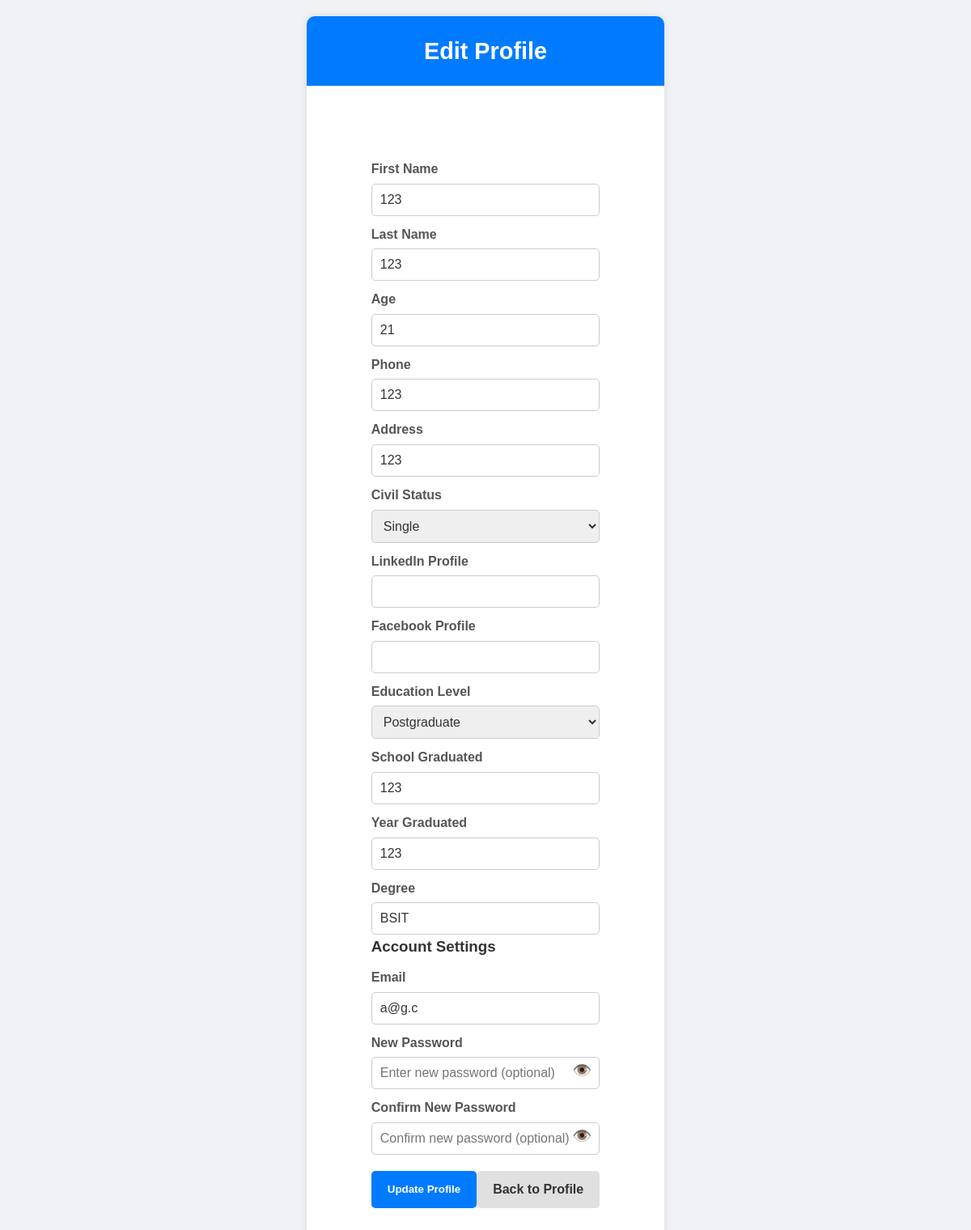
The app's page /applicant/edit_profile.php (signed in) with its own data.
### tables this page shows
CREATE TABLE `profiles` (
  `profile_id` int(11) NOT NULL,
  `user_id` int(11) NOT NULL,
  `fname` varchar(100) NOT NULL,
  `lname` varchar(100) NOT NULL,
  `age` int(11) DEFAULT NULL,
  `phone` varchar(45) DEFAULT NULL,
  `address` varchar(255) DEFAULT NULL,
  `civil_status` varchar(45) DEFAULT NULL,
  `linkedin_link` varchar(255) DEFAULT NULL,
  `facebook_link` varchar(255) DEFAULT NULL,
  `referral_code` varchar(100) DEFAULT NULL,
  `education_level` enum('PRIMARY','SECONDARY','TERTIARY','POSTGRADUATE') DEFAULT NULL,
  `school_graduated` varchar(255) DEFAULT NULL,
  `year_graduated` varchar(4) DEFAULT NULL,
  `degree` varchar(255) DEFAULT NULL
);

CREATE TABLE `users` (
  `user_id` int(11) NOT NULL,
  `email` varchar(100) NOT NULL,
  `password` varchar(255) NOT NULL,
  `role` enum('APPLICANT','RECRUITER','USER_ADMIN') NOT NULL,
  `last_login` datetime DEFAULT NULL,
  `registration_date` datetime NOT NULL DEFAULT current_timestamp(),
  `status` enum('ACTIVE','INACTIVE','BANNED') DEFAULT 'ACTIVE'
);

### applicant/edit_profile.php (the view, shortened to what this page needs)
<?php
include '../db.php';
$user_id = $_SESSION['user_id'];
$profile_sql = "SELECT * FROM profiles WHERE user_id = ?";
$profile_stmt = $conn->prepare($profile_sql);
$profile_stmt->bind_param("i", $user_id);
$profile_stmt->execute();
$profile_result = $profile_stmt->get_result();
$profile = $profile_result->fetch_assoc();
$user_sql = "SELECT email FROM users WHERE user_id = ?";
$user_stmt = $conn->prepare($user_sql);
$user_stmt->bind_param("i", $user_id);
$user_stmt->execute();
$user_result = $user_stmt->get_result();
$user = $user_result->fetch_assoc();
?>
<!DOCTYPE html>
<html lang="en">
<head>
</head>
<body>
    <div class="profile-container">
        <div class="profile-header">
            <h2>Edit Profile</h2>
        </div>
        <form action="edit_profile.php" method="POST">
            <label for="fname">First Name</label>
            <input type="text" id="fname" name="fname" value="<?php echo htmlspecialchars($profile['fname']); ?>" required>
            <label for="lname">Last Name</label>
            <input type="text" id="lname" name="lname" value="<?php echo htmlspecialchars($profile['lname']); ?>" required>
            <label for="age">Age</label>
            <input type="text" id="age" name="age" value="<?php echo htmlspecialchars($profile['age']); ?>" required>
            <label for="phone">Phone</label>
            <input type="text" id="phone" name="phone" value="<?php echo htmlspecialchars($profile['phone']); ?>" required>
            <label for="address">Address</label>
            <input type="text" id="address" name="address" value="<?php echo htmlspecialchars($profile['address']); ?>" required>
            <label for="civil_status">Civil Status</label>
            <select id="civil_status" name="civil_status" required>
                <option value="Single" <?php echo ($profile['civil_status'] == 'Single') ? 'selected' : ''; ?>>Single</option>
            </select>
            <label for="linkedin_link">LinkedIn Profile</label>
            <input type="text" id="linkedin_link" name="linkedin_link" value="<?php echo htmlspecialchars($profile['linkedin_link']); ?>">
            <label for="facebook_link">Facebook Profile</label>
            <input type="text" id="facebook_link" name="facebook_link" value="<?php echo htmlspecialchars($profile['facebook_link']); ?>">
            <label for="education_level">Education Level</label>
            <select id="education_level" name="education_level" required>
                <option value="POSTGRADUATE" <?php echo ($profile['education_level'] == 'POSTGRADUATE') ? 'selected' : ''; ?>>Postgraduate</option>
            </select>
            <label for="school_graduated">School Graduated</label>
            <input type="text" id="school_graduated" name="school_graduated" value="<?php echo htmlspecialchars($profile['school_graduated']); ?>" required>
            <label for="year_graduated">Year Graduated</label>
            <input type="text" id="year_graduated" name="year_graduated" value="<?php echo htmlspecialchars($profile['year_graduated']); ?>" required>
            <label for="degree">Degree</label>
            <input type="text" id="degree" name="degree" value="<?php echo htmlspecialchars($profile['degree']); ?>" required>
            <h3>Account Settings</h3>
            <label for="email">Email</label>
            <input type="email" id="email" name="email" value="<?php echo htmlspecialchars($user['email']); ?>" required>
            <label for="password">New Password</label>
            <div class="password-container">
                <input type="password" id="password" name="password" placeholder="Enter new password (optional)">
                <span class="toggle-password" onclick="togglePasswordVisibility('password')">👁️</span>
            </div>
            <label for="confirm_password">Confirm New Password</label>
            <div class="password-container">
                <input type="password" id="confirm_password" name="confirm_password" placeholder="Confirm new password (optional)">
                <span class="toggle-password" onclick="togglePasswordVisibility('confirm_password')">👁️</span>
            </div>
            <div class="button-group">
                <button type="submit">Update Profile</button>
                <a href="profile.php" class="back-button">Back to Profile</a>
            </div>
        </form>
    </div>
</body>
</html>

### applicant/edit_profile.php (style rules this page uses)
* { box-sizing: border-box; margin: 0; padding: 0; }
body { font-family: Arial, sans-serif; background-color: #f0f2f5; color: #333; line-height: 1.6; padding: 20px; display: flex; justify-content: center; }
.profile-container { max-width: 650px; background-color: #fff; box-shadow: 0 0 10px rgba(0, 0, 0, 0.1); border-radius: 10px; overflow: hidden; }
.profile-header { background-color: #007bff; color: white; text-align: center; padding: 20px; }
.profile-header h2 { font-size: 1.8rem; }
form { padding: 80px; }
label { display: block; margin-top: 10px; font-weight: bold; color: #555; }
input[type="text"], input[type="email"], input[type="password"], select { width: 100%; padding: 10px; margin-top: 5px; border: 1px solid #ccc; border-radius: 5px; font-size: 1rem; color: #333; }
.password-container { display: flex; align-items: center; position: relative; }
.toggle-password { position: absolute; right: 10px; cursor: pointer; font-size: 1.2rem; color: #666; }
.button-group { display: flex; justify-content: space-between; margin-top: 20px; }
button, .back-button { padding: 10px 20px; border: none; border-radius: 5px; cursor: pointer; font-weight: bold; }
button { background-color: #007bff; color: white; }
.back-button { background-color: #e0e0e0; color: #333; text-decoration: none; display: inline-block; text-align: center; }

### records on screen
profiles: fname "123", lname "123", age "21", phone "123", address "123", education_level "Postgraduate", school_graduated "123", year_graduated "123", degree "BSIT"
users: email "a@g.c"
